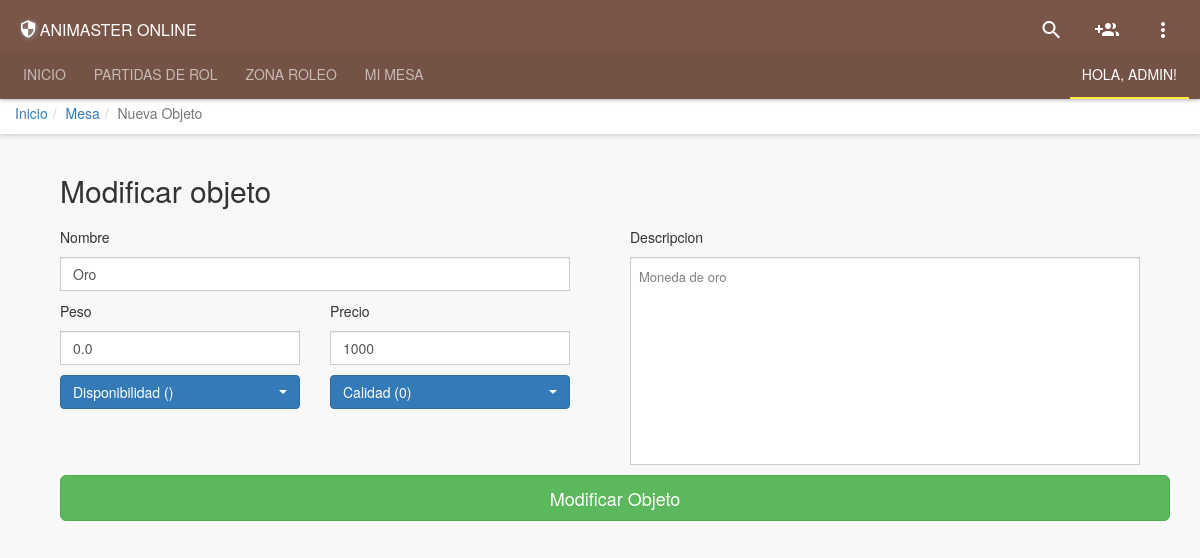
Page /settings/character/mod_objeto.php?id_objeto=1 (signed in) on the committed database.
### tables this page shows
CREATE TABLE Objeto (
      `id_objeto` int(11) NOT NULL AUTO_INCREMENT,
  `nombre` varchar(32) DEFAULT NULL,
  `descripcion` varchar(2000) DEFAULT NULL,
  `peso` float(4,1) DEFAULT NULL,
  `precio` int(11) DEFAULT NULL,
  `public` varchar(8) DEFAULT 'true',
  `disponibilidad` varchar(8) DEFAULT NULL,
  `calidad` int(11) DEFAULT NULL,
  `id_tipo` int(11) DEFAULT '6',
      PRIMARY KEY (`id_objeto`)
);

### System/Classes/Objeto.php (called while the page is built, shortened)
<?php
    class Objeto{
        private $nombre;
        private $descripcion;
        private $peso;
        private $precio;
        private $disponibilidad;
        private $calidad;
        public function viewObj($id){
            $db = new connexio();
            $sql = "SELECT * FROM Objeto where id_objeto='$id'";
            $query = $db->query($sql);
            $rtn = array();
            while($obj = $query->fetch_assoc()){
                $Objeto = new Objeto($obj["id_objeto"],$obj["nombre"],$obj["descripcion"],$obj["peso"],$obj["precio"],$obj["public"],$obj["disponibilidad"],$obj["calidad"],$obj["id_tipo"]);
                array_push($rtn, $Objeto);
            }
            return $rtn;
        }
        function __construct(){
            $args = func_get_args();
            $num = func_num_args();
            $f='__construct'. $num;
        }
        function __construct0(){
            $this->nombre = "";
            $this->descripcion = "";
            $this->peso = "";
            $this->precio = "";
            $this->disponibilidad = "";
            $this->calidad = "";
        }
        function __construct9($a1, $a2, $a3, $a4, $a5, $a6, $a7, $a8, $a9){
            $this->nombre = $a2;
            $this->descripcion = $a3;
            $this->peso = $a4;
            $this->precio = $a5;
            $this->disponibilidad = $a7;
            $this->calidad = $a8;
        }
        public function getNombre() {
            return $this->nombre;
        }
        public function getDescripcion() {
            return $this->descripcion;
        }
        public function getPeso() {
            return $this->peso;
        }
        public function getPrecio() {
            return $this->precio;
        }
        public function getDisponibilidad() {
            return $this->disponibilidad;
        }
        public function getCalidad() {
            return $this->calidad;
        }
    }
?>

### settings/character/mod_objeto.php (the view, shortened to what this page needs)
<?php
include "../../Public/layouts/head.php";
?>
<?php
$id_objeto=$_GET['id_objeto'];
require_once "../../System/Classes/Objeto.php";
$objeto=new Objeto();
$objeto=$objeto->viewObj($id_objeto);
foreach ($objeto as $objeto){
    $nombre=$objeto->getNombre();
    $peso=$objeto->getPeso();
    $precio=$objeto->getPrecio();
    $disponibilidad=$objeto->getDisponibilidad();
    $calidad=$objeto->getCalidad();
    $desc=$objeto->getDescripcion();
}
?>
<div class="container" >
    <form method="POST" name="myForm" action="../../System/Protocols/Objeto_Mod.php">
        <div class="row">
            <div class="col-md-12">
                <div class="col-md-12 cinput m-l-15 ">
                    <h2 class="form-signin-heading">Modificar objeto</h2>
                </div>
                <div class="col-md-6">
                    <div class="col-md-12 cinput ">
                        <label for="inputNombre" class="sr-only">Nombre</label><p>Nombre</p>
                        <input type="text"  id="inputNombre"  class="form-control" value="<?php echo $nombre ?>" name="nombre" placeholder="Nombre *" required autofocus>
                    </div>
                    <div class="col-md-6 cinput">
                        <label for="inputPeso" class="sr-only">Peso</label><p>Peso</p>
                        <input type="text"  id="inputPeso"  class="form-control" name="peso" value="<?php echo $peso ?>" placeholder="Peso *" required>
                    </div>
                    <div class="col-md-6 cinput">
                        <label for="inputPrecio" class="sr-only">Precio</label><p>Precio</p>
                        <input type="text"  id="inputPrecio"  class="form-control" name="precio" value="<?php echo $precio ?>" placeholder="Precio *" required>
                    </div>
                    <div class="col-md-6 cinput">
                        <select class="selectpicker" data-style="btn-primary" data-width="100%" type="text" id="inputDisponibilidad" name="disponibilidad" placeholder="Disponibilidad *" required>
                            <option value="<?php echo $disponibilidad ?>">Disponibilidad (<?php echo $disponibilidad ?>)</option>
                        </select>
                    </div>
                    <div class="col-md-6 cinput">
                        <select class="selectpicker" data-style="btn-primary" data-width="100%" type="text" id="inputCalidad" name="calidad" placeholder="Calidad *" required>
                            <option value="<?php echo $calidad ?>">Calidad (<?php echo $calidad ?>)</option>
                        </select>
                    </div>
                </div>
                <div class="col-md-6">
                    <div class="col-md-12 cinput">
                        <label for="inputDescripcion" class="sr-only">Descripcion</label><p>Descripcion</p>
                        <textarea type="text"  id="inputDescripcion"  class="form-control" value="" name="descripcion" placeholder="Descripcion *" rows="10" required><?php echo $desc ?></textarea>
                    </div>
                </div>
                <div class="col-md-12 cinput m-l-15">
                    <button class="btn btn-lg btn-success btn-block" type="submit">Modificar Objeto</button>
                </div>
            </div>
        </div>
    </form>
</div>
<?php include "../../Public/layouts/footer.php";?>

### Public/css/theme.css (style rules this page uses)
body { background-color: #F8F8F8; }
html { background-color: #F8F8F8; }
.cinput > textarea { width: 100%; font-size: 13px; padding: 10px 8px; resize: none; resize: none; color: gray; }
.m-l-15 { margin-left: 15px !important; }
@media (min-width: 768px) { body { padding-top: 95px; } }
.cinput { margin-bottom: 10px; }
.form-control { border-radius: 0px; -webkit-transition: border-color ease-in-out .15s, box-shadow ease-in-out .15s; -o-transition: border-color ease-in-out .15s, box-shadow ease-in-out .15s; transition: border-color ease-in-out .15s, box-shadow ease-in-out .15s; }

### rows in the picture
objeto: nombre "Oro", peso "0.0", precio "1000", calidad "0", descripcion "Moneda de oro"

### other values in the picture
$value['nickname'] "ADMIN"
$pan[0] "Inicio"
$pan[0] "Mesa"
$pan[0] "Nueva Objeto"
